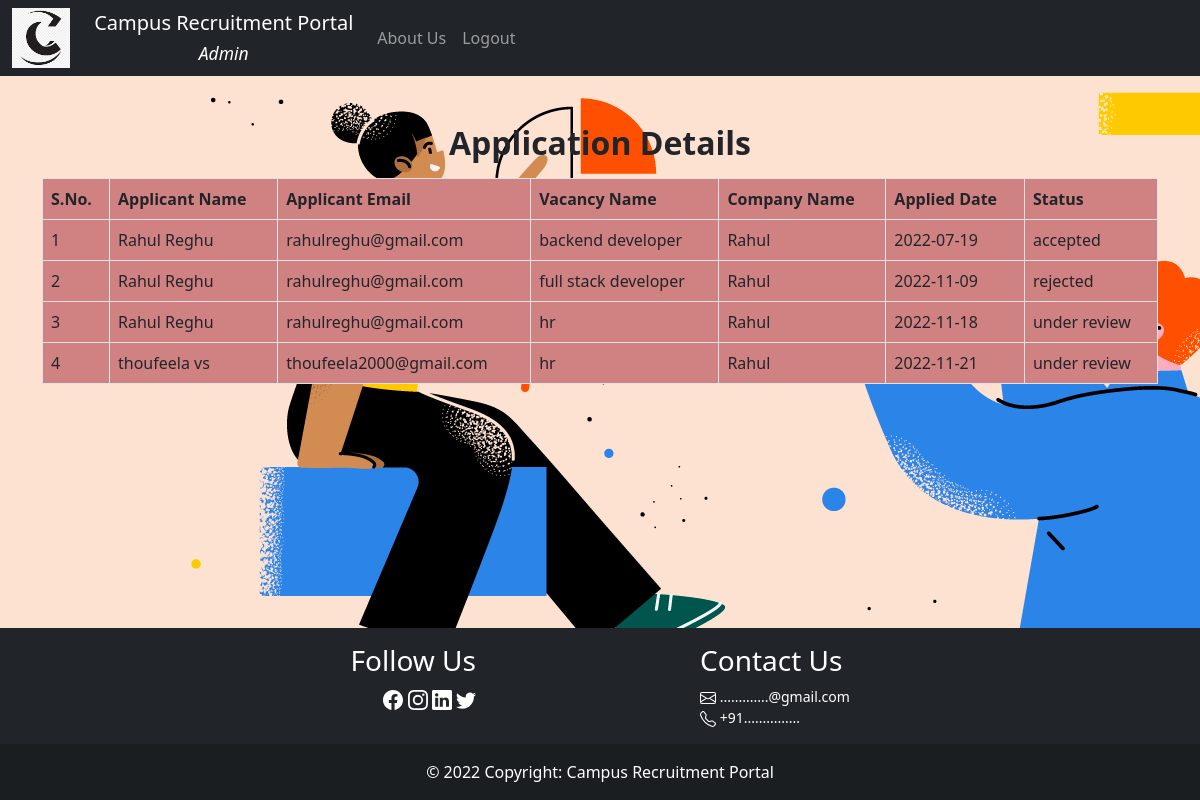
Page /admin/applications.php (signed in) on the committed database.
### tables this page shows
CREATE TABLE `appstatus` (
  `appid` int(11) NOT NULL,
  `appstatus` varchar(12) NOT NULL DEFAULT 'under review',
  `message` varchar(255) DEFAULT NULL,
  `up_date` datetime NOT NULL DEFAULT current_timestamp()
);

CREATE TABLE `student` (
  `pwd` varchar(20) NOT NULL,
  `email` varchar(255) NOT NULL,
  `fname` varchar(255) NOT NULL,
  `lname` varchar(255) NOT NULL,
  `sid` int(11) NOT NULL,
  `stat` varchar(20) DEFAULT 'pending'
);

CREATE TABLE `job` (
  `jid` int(11) NOT NULL,
  `jname` varchar(255) NOT NULL,
  `cid` int(11) NOT NULL,
  `jdesc` varchar(255) NOT NULL,
  `jdate` date NOT NULL DEFAULT current_timestamp(),
  `vacancy_no` int(11) NOT NULL,
  `salary` int(11) NOT NULL
);

CREATE TABLE `company` (
  `pwd` varchar(255) NOT NULL,
  `email` varchar(255) NOT NULL,
  `cname` varchar(255) NOT NULL,
  `loc` varchar(255) NOT NULL,
  `cid` int(11) NOT NULL,
  `ceo` varchar(50) DEFAULT NULL,
  `website` varchar(100) DEFAULT NULL,
  `status` varchar(20) DEFAULT 'pending'
);

CREATE TABLE `applied` (
  `appid` int(11) NOT NULL,
  `jid` int(11) NOT NULL,
  `appdate` date NOT NULL DEFAULT current_timestamp(),
  `sid` int(11) NOT NULL
);

### admin/applications.php (the view, shortened to what this page needs)
<?php
include_once $_SERVER['DOCUMENT_ROOT'] . '/campus/partials/config.php';
$sql = "SELECT `applied`.`appid`, CONCAT(`student`.`fname`, \" \", `student`.`lname`) AS name, `student`.`email`, `jname`, `cname`, `appdate`,
`appstatus` FROM `appstatus` JOIN `applied` ON `appstatus`.`appid`=`applied`.`appid` JOIN `student` ON `student`.`sid`=
`applied`.`sid` JOIN `job` ON `job`.`jid`=`applied`.`jid` JOIN `company` ON `company`.`cid`=`job`.`cid`;";
$result = mysqli_query($conn, $sql);
if ($result)
  $rows = mysqli_fetch_all($result);
else
  $rows = null;
include_once $_SERVER['DOCUMENT_ROOT'] . '/campus/partials/_template.php';
?>
<div class="container mt-5">
  <h2 class="text-center mb-3"><strong>Application Details</strong></h2>
  <table class="table table-bordered" style="background-color:#d08181">
    <thead>
      <tr>
        <th scope="col">S.No.</th>
        <th scope="col">Applicant Name</th>
        <th scope="col">Applicant Email</th>
        <th scope="col">Vacancy Name</th>
        <th scope="col">Company Name</th>
        <th scope="col">Applied Date</th>
        <th scope="col">Status</th>
      </tr>
    </thead>
    <tbody>
      <?php if ($rows != null) : ?>
        <?php $sno = 1;
        foreach ($rows as $row) : ?>
          <tr>
            <td><?php echo $sno++ ?></td>
            <?php for ($i = 1; $i < 7; $i++) : ?>
              <td> <?php echo $row[$i] ?></td>
            <?php endfor ?>
          </tr>
        <?php endforeach ?>
      <?php else : ?>
        <th class="text-center" colspan="7">No Records</th>
      <?php endif ?>
    </tbody>
  </table>
</div>
<?php
include_once $_SERVER['DOCUMENT_ROOT'] . '/campus/partials/_footer.php'
?>

### rows in the picture
appstatus: i "Rahul Reghu", student.email "rahulreghu@gmail.com", job.jname "backend developer", company.cname "Rahul", appid.appdate "2022-07-19", appstatus "accepted"
appstatus: i "Rahul Reghu", student.email "rahulreghu@gmail.com", job.jname "full stack developer", company.cname "Rahul", appid.appdate "2022-11-09", appstatus "rejected"
appstatus: i "Rahul Reghu", student.email "rahulreghu@gmail.com", job.jname "hr", company.cname "Rahul", appid.appdate "2022-11-18", appstatus "under review"
appstatus: i "thoufeela vs", student.email "thoufeela2000@gmail.com", job.jname "hr", company.cname "Rahul", appid.appdate "2022-11-21", appstatus "under review"
